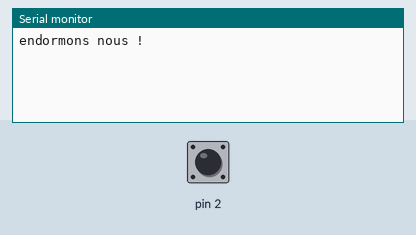
Simulated run of this sketch. Board: Arduino Uno, built with avr-gcc and run on an emulated ATmega328P. Shown: the last lines printed to the serial monitor. Inputs (shaded band) come from the test bench; at power-on: pin 2 HIGH. Sleep ends after the set time or at an interrupt.

Above: at 1.2 s.
1.3 s: pin 2 driven LOW
At 1.96 s:
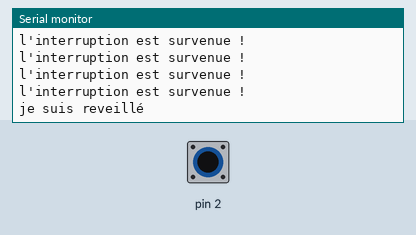
3.1 s: pin 2 pulsed HIGH 2 times (0.12 s each, 0.3 s apart)
6.7 s: pin 2 pulsed HIGH 5 times (0.12 s each, 0.3 s apart)
14.2 s: pin 2 driven HIGH
At 15.0 s:
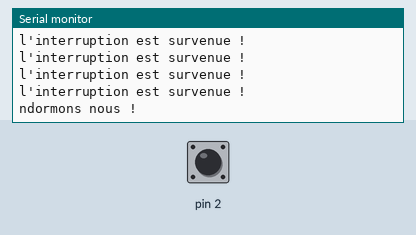
15.7 s: pin 2 driven LOW
At 16.2 s:
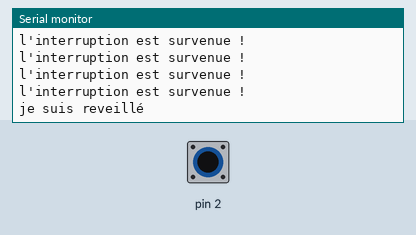
24.7 s: pin 2 driven HIGH
At 25.1 s:
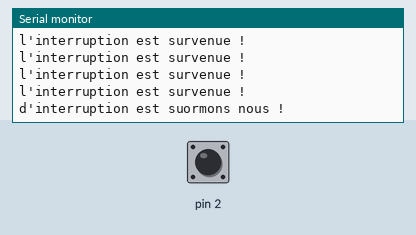

The sketch:

testinterrupt.ino
```cpp
#include <avr/sleep.h>
#include <avr/power.h>

//placer une pullup 100k sur l'entrée 2
//fonctionne sur contact gnd sur entrée 2
// testé avec detachInterrrupt dans l'interruption = pas de remise en mode sleep
void setup()
{
	Serial.begin(9600);


}

void loop()
{

	set_sleep_mode(SLEEP_MODE_PWR_DOWN);//choix du mode sleep

	attachInterrupt(digitalPinToInterrupt(2), affichage, LOW);//parametrage interruption


	sleep_enable();//autorisation de mise en sommeil


	Serial.print("endormons nous !\n");//message de debug
	delay(500);
	sleep_mode();//mise en veille

	// first thing after waking from sleep:
	detachInterrupt(digitalPinToInterrupt(2));

  	sleep_disable();


	Serial.print("je suis reveillé\n");
  	delay(500);
}

void affichage ()
{

	Serial.print("l'interruption est survenue !\n");

}
```

Measured:
- after the input at 1.3 s, the serial monitor: prints a new line at once (image 1)
- after the input at 14.2 s, the serial monitor: prints a new line after 0.08 s (image 2)
- after the input at 15.7 s, the serial monitor: prints a new line after 0.37 s (image 3)
- after the input at 24.7 s, the serial monitor: prints a new line at once (image 4)
